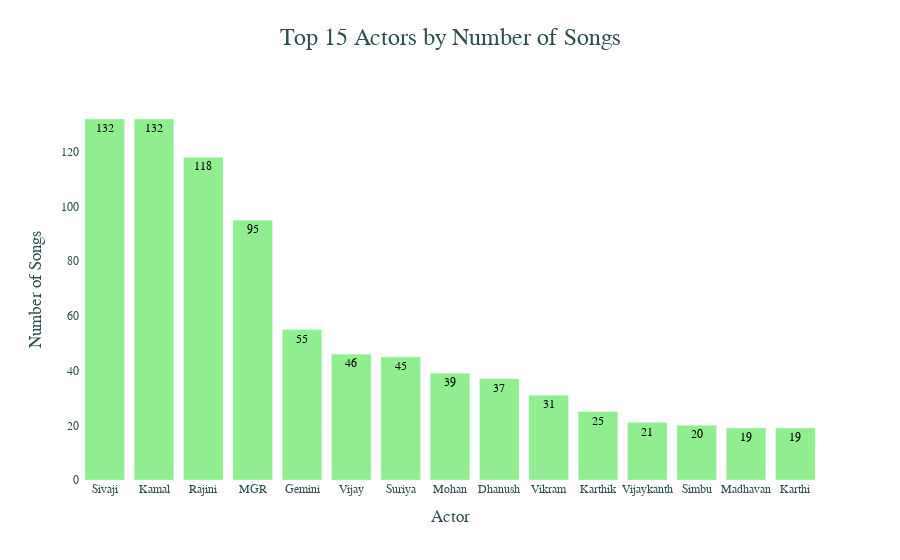

Notebook code cell kept with this figure:
### Code cell
# Count songs per actor
songs_per_actor = song.groupby('Actor')['Songs'].count().sort_values(ascending=False)

# Select top 15 actors by number of songs
top_actors_songs = songs_per_actor.head(15)

# Create a Plotly bar chart with annotations
data_songs_per_actor = go.Bar(
    x=top_actors_songs.index,
    y=top_actors_songs.values,
    marker=dict(color='lightgreen'),
    text=top_actors_songs.values,
    textposition='auto',
)

layout_songs_per_actor = go.Layout(
    title='Top 15 Actors by Number of Songs',
    xaxis=dict(title='Actor'),
    yaxis=dict(title='Number of Songs'),
    height=800,
)

fig_songs_per_actor = go.Figure(data=[data_songs_per_actor], layout=layout_songs_per_actor)

# Update layout for aesthetic improvements
fig_songs_per_actor.update_traces(textfont_size=12, textfont_color='black')  # Text font size and color
fig_songs_per_actor.update_layout(plot_bgcolor='rgba(0,0,0,0)',  # Transparent plot background
                                  paper_bgcolor='rgba(0,0,0,0)',  # Transparent paper background
                                  font=dict(family="Arial, sans-serif", size=14, color='darkslategray'),  # Font settings
                                  title=dict(x=0.5, y=0.95, font=dict(size=24)),  # Title position and style
                                  xaxis=dict(tickfont=dict(size=12)),  # X-axis tick font size
                                  yaxis=dict(tickfont=dict(size=12)),  # Y-axis tick font size
                                  )

# Display plot
fig_songs_per_actor.show()

### Figure 1 — Plotly figure (JSON) as saved in the notebook; plotly's stock layout.template omitted (floating-point values rounded to 4 significant figures)
{"data": [{"marker": {"color": "lightgreen"}, "text": [132, 132, 118, 95, 55, 46, 45, 39, 37, 31, 25, 21, 20, 19, 19], "textfont": {"color": "black", "size": 12}, "textposition": "auto", "type": "bar", "x": ["Sivaji", "Kamal", "Rajini", "MGR", "Gemini", "Vijay", "Suriya", "Mohan", "Dhanush", "Vikram", "Karthik", "Vijaykanth", "Simbu", "Madhavan", "Karthi"], "y": [132, 132, 118, 95, 55, 46, 45, 39, 37, 31, 25, 21, 20, 19, 19]}], "layout": {"autosize": true, "font": {"color": "darkslategray", "family": "Arial, sans-serif", "size": 14}, "paper_bgcolor": "rgba(0, 0, 0, 0)", "plot_bgcolor": "rgba(0, 0, 0, 0)", "title": {"font": {"size": 24}, "text": "Top 15 Actors by Number of Songs", "x": 0.5, "y": 0.95}, "xaxis": {"autorange": true, "range": [-0.5, 14.5], "tickfont": {"size": 12}, "title": {"text": "Actor"}, "type": "category"}, "yaxis": {"autorange": true, "range": [0, 138.9], "tickfont": {"size": 12}, "title": {"text": "Number of Songs"}, "type": "linear"}}}
